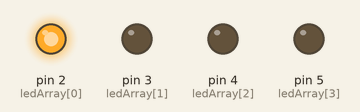
This sketch was run on a simulated Arduino Uno, built with avr-gcc and run on an emulated ATmega328P. Shown: output pins drawn as LEDs (lit = HIGH).

Above: at 0.2 s.
At 1.2 s:
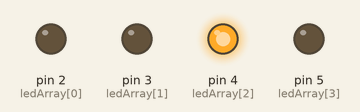
At 2.7 s:
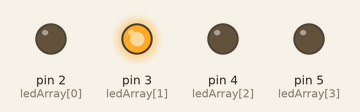
At 3.7 s:
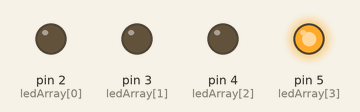
Timing chart, 0 to 4.6 s (numbered marks = the images above):
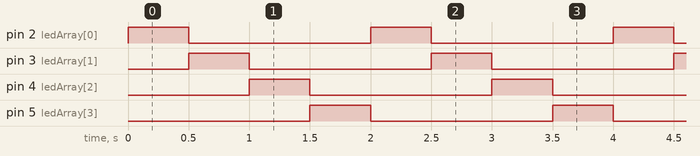

Measured:
- by itself, pin 2 (ledArray[0]), pin 3 (ledArray[1]), pin 4 (ledArray[2]), pin 5 (ledArray[3]): alternates HIGH for 0.50 s and LOW for 1.5 s
- by itself, everything shown: repeats every 2.0 s, in 5 steps

The sketch:

Arrays.ino
```cpp
const byte ledArray[] = {2,3,4,5};

void setup() {
 for (int x = 0; x < sizeof(ledArray); x++) {
          pinMode(ledArray[x],OUTPUT);
      }
}

void loop() {
      for (int x = 0; x < sizeof(ledArray); x++) {
          digitalWrite(ledArray[x],HIGH);
          delay(500);
          digitalWrite(ledArray[x],LOW);
     }
}
```
